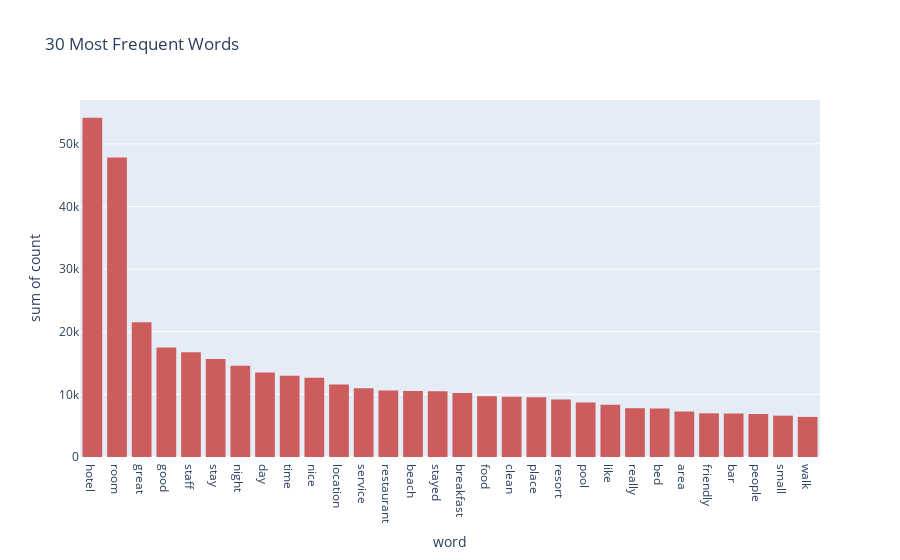

This figure's notebook cell:
### Code cell
freq_words(df['Review'])

### Figure 1 — Plotly figure (JSON) as saved in the notebook; plotly's stock layout.template omitted (floating-point values rounded to 4 significant figures)
{"data": [{"alignmentgroup": "True", "bingroup": "x", "histfunc": "sum", "hovertemplate": "word=%{x}<br>sum of count=%{y}<extra></extra>", "legendgroup": "", "marker": {"color": "indianred", "pattern": {"shape": ""}}, "name": "", "offsetgroup": "", "orientation": "v", "showlegend": false, "type": "histogram", "x": ["hotel", "room", "great", "good", "staff", "stay", "night", "day", "time", "nice", "location", "service", "restaurant", "beach", "stayed", "breakfast", "food", "clean", "place", "resort", "pool", "like", "really", "bed", "area", "friendly", "bar", "people", "small", "walk"], "xaxis": "x", "y": [54163, 47813, 21502, 17499, 16722, 15635, 14584, 13494, 12986, 12664, 11598, 10984, 10633, 10543, 10518, 10232, 9701, 9612, 9523, 9187, 8696, 8327, 7793, 7731, 7279, 6975, 6957, 6881, 6600, 6403], "yaxis": "y"}], "layout": {"barmode": "relative", "legend": {"tracegroupgap": 0}, "title": {"text": "30 Most Frequent Words"}, "xaxis": {"anchor": "y", "domain": [0, 1], "title": {"text": "word"}}, "yaxis": {"anchor": "x", "domain": [0, 1], "title": {"text": "sum of count"}}}}
